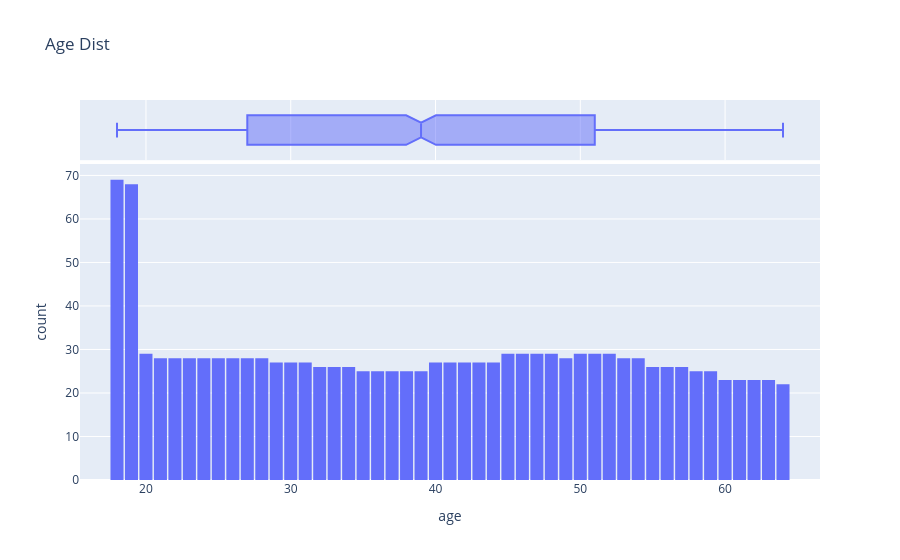

Notebook source saved alongside this figure:
### Code cell
fig = px.histogram(df_medical, x='age', marginal='box', nbins=47, title='Age Dist')
fig.update_layout(bargap=0.1)
fig.show()

# Interpretation of chart - 
# 1. Almost uniform distribution, with 20-30 customers at every range
# 2. If correlated with overall distribution of age in US (tot population), there are not many variations, which supports our sampling (This insurance company is representative of the overall population of the United States)
# 3. Ages 18-19 are outliers, with slight upward trend between ages 40 and 50
# 
# Why the increase for ages 18 and 19? Probably because lower premiums if you sign up before 20

### Figure 1 — Plotly figure (JSON) as saved in the notebook; plotly's stock layout.template omitted (floating-point values rounded to 4 significant figures; data arrays with more than 128 entries replaced by an {"elided": "..."} marker saying what was removed)
{"data": [{"bingroup": "x", "hovertemplate": "age=%{x}<br>count=%{y}<extra></extra>", "legendgroup": "", "marker": {"color": "#636efa", "pattern": {"shape": ""}}, "name": "", "nbinsx": 47, "orientation": "v", "showlegend": false, "type": "histogram", "x": {"elided": "1338 int values"}, "xaxis": "x", "yaxis": "y"}, {"hovertemplate": "age=%{x}<extra></extra>", "legendgroup": "", "marker": {"color": "#636efa"}, "name": "", "notched": true, "showlegend": false, "type": "box", "x": {"elided": "1338 int values"}, "xaxis": "x2", "yaxis": "y2"}], "layout": {"bargap": 0.1, "barmode": "relative", "legend": {"tracegroupgap": 0}, "title": {"text": "Age Dist"}, "xaxis": {"anchor": "y", "domain": [0, 1], "title": {"text": "age"}}, "xaxis2": {"anchor": "y2", "domain": [0, 1], "matches": "x", "showgrid": true, "showticklabels": false}, "yaxis": {"anchor": "x", "domain": [0, 0.8316], "title": {"text": "count"}}, "yaxis2": {"anchor": "x2", "domain": [0.8416, 1], "matches": "y2", "showgrid": false, "showline": false, "showticklabels": false, "ticks": ""}}}
